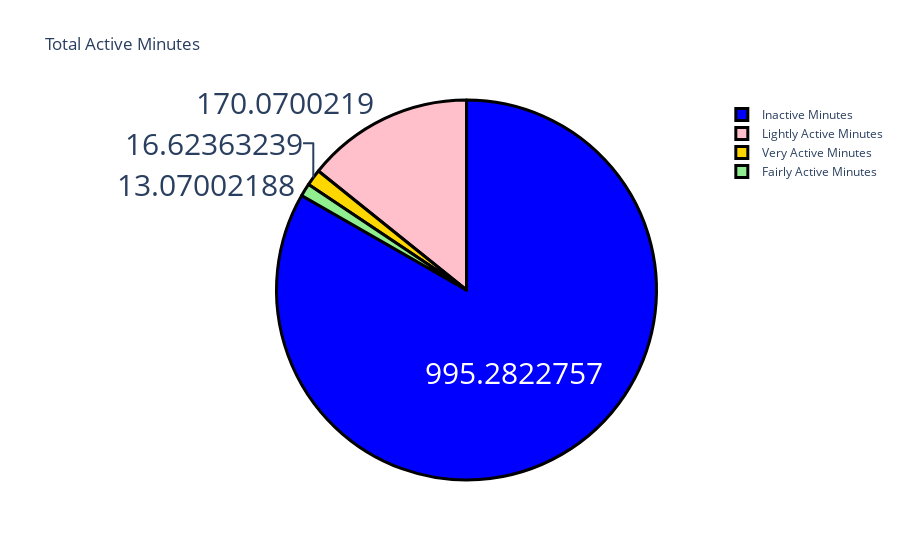

Here is the notebook cell this chart was saved with:
### Code cell
label = ["Very Active Minutes", "Fairly Active Minutes", 
         "Lightly Active Minutes", "Inactive Minutes"]
counts = data[["VeryActiveMinutes", "FairlyActiveMinutes", 
               "LightlyActiveMinutes", "SedentaryMinutes"]].mean()
colors = ['gold','lightgreen', "pink", "blue"]

fig = go.Figure(data=[go.Pie(labels=label, values=counts)])
fig.update_layout(title_text='Total Active Minutes')
fig.update_traces(hoverinfo='label+percent', textinfo='value', textfont_size=30,
                  marker=dict(colors=colors, line=dict(color='black', width=3)))
fig.show()

### Figure 1 — Plotly figure (JSON) as saved in the notebook; plotly's stock layout.template omitted (floating-point values rounded to 4 significant figures)
{"data": [{"hoverinfo": "label+percent", "labels": ["Very Active Minutes", "Fairly Active Minutes", "Lightly Active Minutes", "Inactive Minutes"], "marker": {"colors": ["gold", "lightgreen", "pink", "blue"], "line": {"color": "black", "width": 3}}, "textfont": {"size": 30}, "textinfo": "value", "type": "pie", "values": [16.62, 13.07, 170.1, 995.3]}], "layout": {"title": {"text": "Total Active Minutes"}}}
